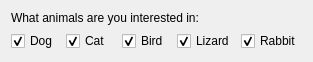
    <widget class="QWidget" name="layoutWidget">
     <property name="geometry">
      <rect>
       <x>60</x>
       <y>0</y>
       <width>313</width>
       <height>50</height>
      </rect>
     </property>
     <layout class="QVBoxLayout" name="verticalLayout_6">
      <item>
       <widget class="QLabel" name="label_13">
        <property name="text">
         <string>What animals are you interested in:</string>
        </property>
       </widget>
      </item>
      <item>
       <layout class="QHBoxLayout" name="horizontalLayout_28">
        <item>
         <widget class="QCheckBox" name="boxDog">
          <property name="text">
           <string>Dog</string>
          </property>
          <property name="checked">
           <bool>true</bool>
          </property>
         </widget>
        </item>
        <item>
         <widget class="QCheckBox" name="boxCat">
          <property name="text">
           <string>Cat</string>
          </property>
          <property name="checked">
           <bool>true</bool>
          </property>
         </widget>
        </item>
        <item>
         <widget class="QCheckBox" name="boxBird">
          <property name="text">
           <string>Bird</string>
          </property>
          <property name="checked">
           <bool>true</bool>
          </property>
         </widget>
        </item>
        <item>
         <widget class="QCheckBox" name="boxLizard">
          <property name="text">
           <string>Lizard</string>
          </property>
          <property name="checked">
           <bool>true</bool>
          </property>
         </widget>
        </item>
        <item>
         <widget class="QCheckBox" name="boxRabbit">
          <property name="text">
           <string>Rabbit</string>
          </property>
          <property name="checked">
           <bool>true</bool>
          </property>
         </widget>
        </item>
       </layout>
      </item>
     </layout>
    </widget>
